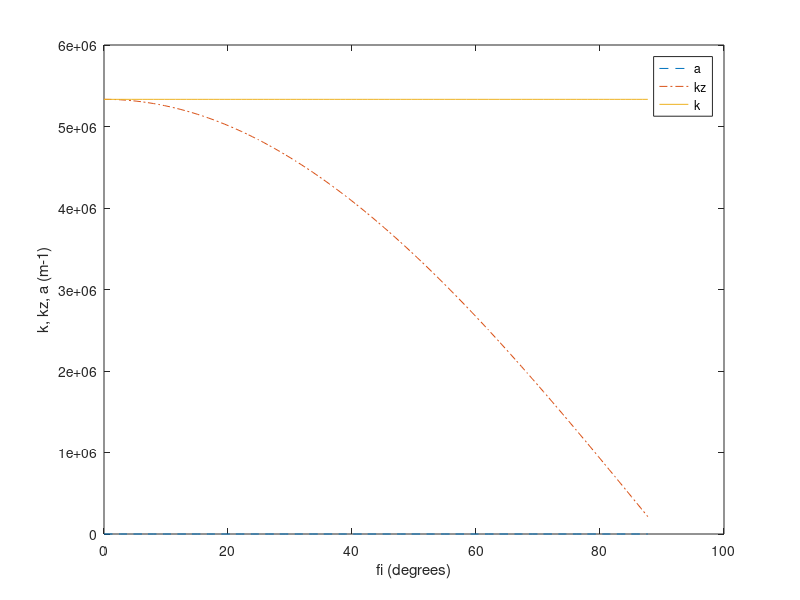

This chart was generated by the following MATLAB code:
% calc_a_k_fi.m
w=1e15; c=3e8;  k0=w/c;      
n=1.6; kap=0; nc=n+1j*kap;
fi=linspace(0,pi/2-.04,100); afi=fi*180/pi;   
% fi entre 0 i quasi pi/2
cfi=cos(fi);
Q=k0^2*n*kap;   P=k0^2*(n^2-kap^2);    
t1=P^2.*cfi.^2;  t2=4*Q^2;  disc=t1+t2;
k2=P/2+sqrt(disc)./2./cfi;  k=sqrt(k2);  a=Q./cfi./k;
kx=k.*sin(fi); kz=k.*cfi;

plot(afi,a,'--',afi,kz,'-.',afi,k)
legend('a','kz','k'), 
xlabel('fi (degrees)'), ylabel('k, kz, a (m-1)')